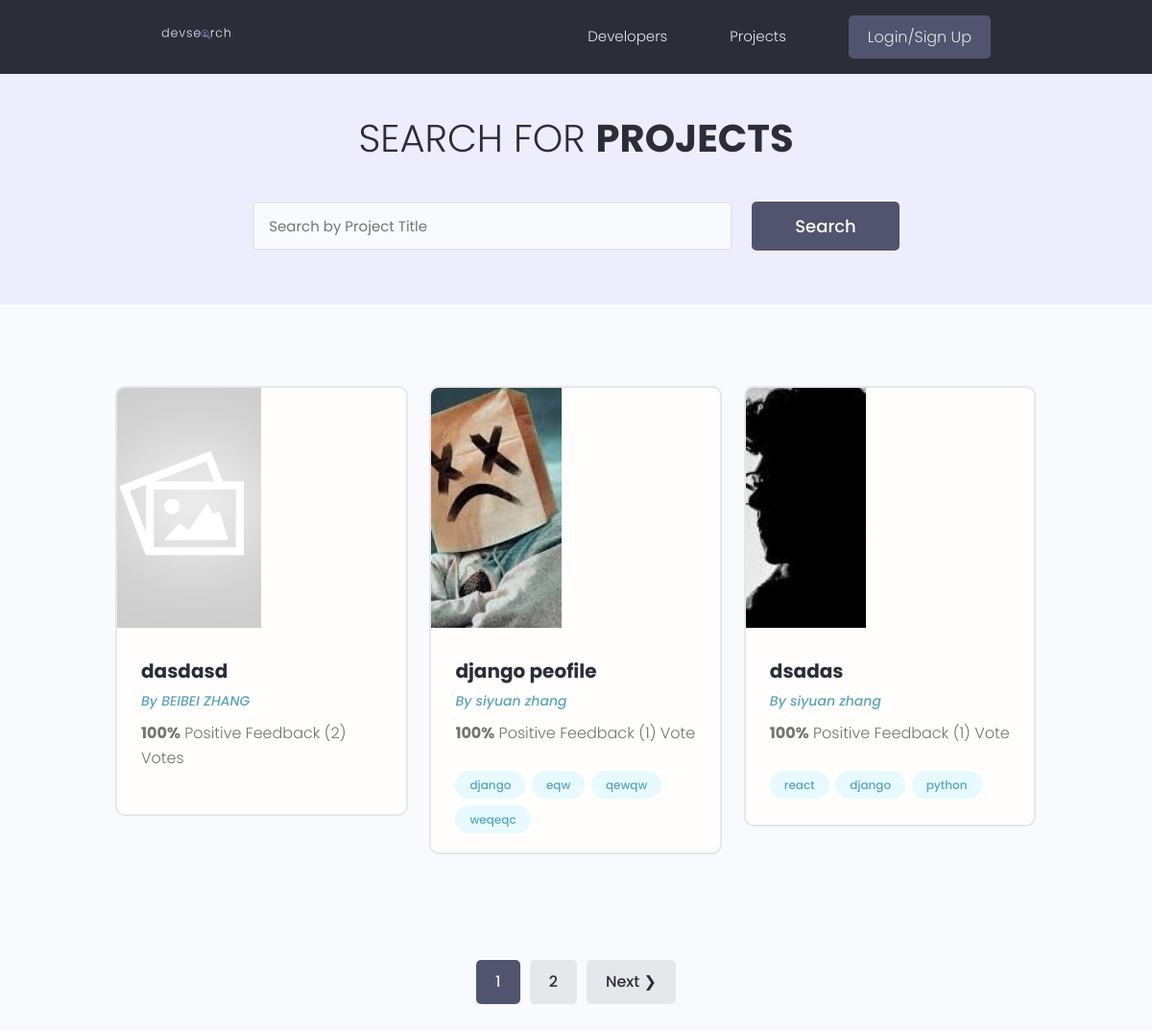
/projects/, run on the app's committed database.
### projects/models.py (models this page shows, shortened)
class Project(models.Model):
    owner = models.ForeignKey(Profile,null=True,blank=True,on_delete=models.SET_NULL)
    title = models.CharField(max_length = 200)
    description = models.TextField(null=True, blank = True)
    demo_link = models.CharField(max_length = 2000,null=True, blank = True)
    featured_image = models.ImageField(null=True, blank = True,default="default.jpg")
    source_link = models.CharField(max_length = 2000,null=True, blank = True)
    tags = models.ManyToManyField('Tag',blank=True)
    vote_total = models.IntegerField(default=0,null=True,blank=True)
    vote_ratio = models.IntegerField(default=0,null=True,blank=True)
    created = models.DateTimeField(auto_now_add=True)
    id = models.UUIDField(default=uuid.uuid4,unique=True,primary_key=True,editable=False)
    @property
    def imageURL(self):
        try:
            url = self.featured_image.url
        except:
            url = ''
        return url
    class Meta:
        ordering = ['-vote_ratio','-vote_total','title']

class Tag(models.Model):
    name = models.CharField(max_length=200)
    created = models.DateTimeField(auto_now_add=True)
    id = models.UUIDField(default=uuid.uuid4,unique=True,primary_key=True,editable=False)
    def __str__(self) -> str:
        return self.name

### users/models.py (models this page shows, shortened)
class Profile(models.Model):
    user = models.OneToOneField(
        User, on_delete=models.CASCADE, null=True, blank=True)
    name = models.CharField(max_length=200, blank=True, null=True)
    email = models.EmailField(max_length=500, blank=True, null=True)
    username = models.CharField(max_length=200, blank=True, null=True)
    location = models.CharField(max_length=200, blank=True, null=True, default="Earth")
    short_intro = models.CharField(max_length=200, blank=True, null=True, default="This is a default bio. User has not added a bio yet.")
    bio = models.TextField(blank=True, null=True)
    profile_image = models.ImageField(
        null=True, blank=True, upload_to='profiles/', default="profiles/user-default.png")
    social_github = models.CharField(max_length=200, blank=True, null=True)
    social_twitter = models.CharField(max_length=200, blank=True, null=True)
    social_linkedin = models.CharField(max_length=200, blank=True, null=True)
    social_youtube = models.CharField(max_length=200, blank=True, null=True)
    social_website = models.CharField(max_length=200, blank=True, null=True)
    created = models.DateTimeField(auto_now_add=True)
    id = models.UUIDField(default=uuid.uuid4, unique=True,
                          primary_key=True, editable=False)
    class Meta:
        ordering = ['created']

### projects/views.py (the view)
# urls.py: path('projects/', views.getProjects),
def projects(req):
    projects, search_query = searchProjects(req)
    custom_range, projects = paginateProjects(req,projects,3)
    context = {"projects":projects,'search_query':search_query,'custom_range':custom_range}
    return render(req,'projects/projects.html',context)

### projects/utils.py (called while the page is built)
def searchProjects(req):
    search_query = req.GET.get('search_query') if req.GET.get('search_query') else ''
    tags = Tag.objects.filter(name__icontains = search_query)
    projects = Project.objects.distinct().filter(
        Q(title__icontains = search_query) |
        Q(description__icontains = search_query) |
        Q(owner__name__icontains = search_query) |
        Q(tags__in=tags)
    )
    return projects,search_query

def paginateProjects(req,projects,results):
    page = req.GET.get('page')
    paginator  = Paginator(projects,results)
    try:
        projects = paginator.page(page)
    except PageNotAnInteger:
        page = 1
        projects = paginator.page(page)
    except EmptyPage:
        page = paginator.num_pages
        projects = paginator.page(page)
    leftIndex = (int(page) - 4)
    if leftIndex < 4:
        leftIndex = 1
    rightIndex = (int(page) + 5)
    if rightIndex > paginator.num_pages:
        rightIndex = paginator.num_pages + 1
    custom_range = range(leftIndex,rightIndex)
    return custom_range, projects

### projects/templates/projects/projects.html (shortened to what this page needs)
{% extends 'main.html' %}
{% block content %}
<main class="projects">
    <section class="hero-section text-center">
        <div class="container container--narrow">
            <div class="hero-section__box">
                <h2>Search for <span>Projects</span></h2>
            </div>
            <div class="hero-section__search">
                <form id='searchForm' class="form" action="{% url 'projects' %}" method="get">
                    <div class="form__field">
                        <input class="input input--text" id="formInput#search" type="text" name="search_query"
                            placeholder="Search by Project Title" value="{{search_query}}" />
                    </div>
                    <input class="btn btn--sub btn--lg" type="submit" value="Search" />
                </form>
            </div>
        </div>
    </section>
    <section class="projectsList">
        <div class="container">
            <div class="grid grid--three">
                {% for project in projects %}
                <div class="column">
                    <div class="card project">
                        <a href="{% url 'project' project.id %}" class="project">
                            <img class="project__thumbnail" src="{{project.imageURL}}" alt="project thumbnail" />
                            <div class="card__body">
                                <h3 class="project__title">{{project.title}}</h3>
                                <p><a class="project__author" href="{% url 'user-profile' project.owner.id %}">By
                                        {{project.owner.name}}</a>
                                </p>
                                <p class="project--rating">
                                    <span style="font-weight: bold;">{{project.vote_ratio}}%</span> Positive
                                    Feedback ({{project.vote_total}}) Vote{{project.vote_total|pluralize:"s"}}
                                </p>
                                <div class="project__tags">
                                    {% for tag in project.tags.all %}
                                    <span class="tag tag--pill tag--main">
                                        <small>{{tag}}</small>
                                    </span>
                                    {% endfor %}
                                </div>
                            </div>
                        </a>
                    </div>
                </div>
                {% endfor %}
            </div>
        </div>
    </section>
  {% include 'pagination.html' with queryset=projects custom_range=custom_range %}
</main>
{% endblock %}

### static/styles/app.css (style rules this page uses)
:root { --color-sub: #2d2d39; }
.btn--sub { background-color: var(--color-sub-light); }
.card { border: 2px solid var(--color-light); }
img { width: 50%; }
.hero-section { height: 40vh; display: flex; align-items: center; background-color: var(--color-sub); }
.hero-section__box { margin-bottom: 4rem; }
.hero-section__box > h2, .hero-section__box > h2 > span { font-size: 4rem; color: var(--color-light); line-height: 1.3; text-transform: uppercase; }
.hero-section__box > h2 { font-weight: 300; }
.hero-section__box > h2 > span { font-weight: 700; }
.hero-section__search > .form { display: flex; align-items: center; justify-content: center; gap: 2rem; }
.hero-section__search > .form input.input--text { width: 50rem; }
.project__author { font-size: 1.4rem; font-style: italic; }
.project--rating { margin-bottom: 1.6em; margin-top: .5em; }
.projects > .hero-section { background: var(--color-sub-lighter); height: 30vh; }
.projects .hero-section__box { margin-bottom: 2.5rem; }
.projects .hero-section__box > h2 { color: var(--color-sub); }
.projects .hero-section__box > h2 > span { font-weight: 700; color: var(--color-sub); }
.projectsList { margin-top: 8rem; }
.project__thumbnail { height: 25rem; object-fit: cover; object-position: top center; }
.project__title { font-size: 2rem; font-weight: 700; color: var(--color-sub); }

### static/uikit/styles/modules/_variables.css (style rules this page uses)
:root { --color-main: #5aa5b9; --color-main-light: #e6faff; --color-sub: #3f4156; --color-sub-light: #51546e; --color-sub-lighter: #ededfd; --color-text: #737373; --color-gray: #8b8b8b; --color-light: #e5e7eb; --color-light-gray: #767676; --color-bg: #f8fafd; --color-white: #fffefd; --color-white-light: #f3f3f3; --color-success: #359e64; --color-success-bg: #def8e8; --color-error: #fc4b0b; --color-error-bg: #fff2ee; --font-base: 'Poppins', arial, helvetica, 'Segoe UI', roboto, ubuntu, sans-serif; --font-monospace: 'Fira Code', 'Courier New', courier, monospace; --font-regular: 300; --font-medium: 500; --font-bold: 700; --generic-shadow: 1px 1px 5px #00000010; --generic-transition: all 0.3s ease-in-out; }

### static/uikit/styles/modules/_base.css (style rules this page uses)
* { margin: 0; padding: 0; box-sizing: border-box; text-rendering: optimizeLegibility; color: inherit; font-size: inherit; }
html { font-size: 50%; }
@media only screen and (min-width: 480px) { html { font-size: 56.25%; } }
@media only screen and (min-width: 1200px) { html { font-size: 62.5%; } }
body { line-height: 1.6; font-weight: 400; font-size: 1.5rem; color: var(--color-text); background-color: var(--color-bg); min-height: 100vh; }

### static/uikit/styles/modules/_typography.css (style rules this page uses)
* { font-family: var(--font-base); }
h2 { font-size: 3.6rem; font-weight: var(--font-bold); }
h3 { font-size: 3.2rem; font-weight: var(--font-medium); }
p, span, strong { font-size: 1.6rem; color: var(--color-text); font-weight: var(--font-regular); }
a { padding-bottom: 2px; text-decoration: none; display: inline-block; color: var(--color-main); font-weight: var(--font-medium); }

### static/uikit/styles/modules/_utilities.css (style rules this page uses)
.container { width: 92%; max-width: 165rem; margin: 0 auto; box-sizing: border-box; }
.container--narrow { width: 92%; max-width: 120rem; }
@media screen and (min-width: 1000px) { .container { width: 90%; } }
@media screen and (min-width: 1000px) { .container--narrow { width: 85%; } }
@media screen and (min-width: 1200px) { .container { width: 80%; } }
@media screen and (min-width: 1200px) { .container--narrow { width: 72%; } }
.text-center { text-align: center; }

### static/uikit/styles/modules/_button.css (style rules this page uses)
.btn { display: inline-block; position: relative; cursor: pointer; background-color: var(--color-light); font-weight: var(--font-medium); color: var(--color-sub); text-decoration: none; padding: 1rem 2rem; border-radius: 0.5rem; border: none; width: -webkit-fit-content; width: -moz-fit-content; width: fit-content; height: -webkit-fit-content; height: -moz-fit-content; height: fit-content; font-size: 1.6rem; outline-width: 0; outline-color: transparent; -webkit-backface-visibility: hidden; backface-visibility: hidden; transition: all 0.3s ease-in-out; }
.btn--sub { background-color: var(--color-sub); color: var(--color-white); }
.btn--lg { font-size: 1.8rem; padding: 1.2rem 4.5rem; }

### static/uikit/styles/modules/_card.css (style rules this page uses)
.card { border-radius: 1rem; background-color: var(--color-white); border: 1.5px solid var(--color-light); width: auto; height: auto; margin-top: 0.5rem; margin-bottom: 0.5rem; overflow: hidden; }
.card__body, .card__header { padding: 2rem 2.5rem; }

### data on the page
Project: imageURL (placeholder picture), title "dasdasd", owner.name "BEIBEI ZHANG", vote_ratio "100", vote_total "2"
Project: imageURL (picture), title "django peofile", owner.name "siyuan zhang", vote_ratio "100", vote_total "1"
Tag: name "django"
Tag: name "eqw"
Tag: name "qewqw"
Tag: name "weqeqc"
Project: imageURL (picture), title "dsadas", owner.name "siyuan zhang", vote_ratio "100", vote_total "1"
Tag: name "react"
Tag: name "python"

### other printed values
{{ page }} "1"
{{ page }} "2"
